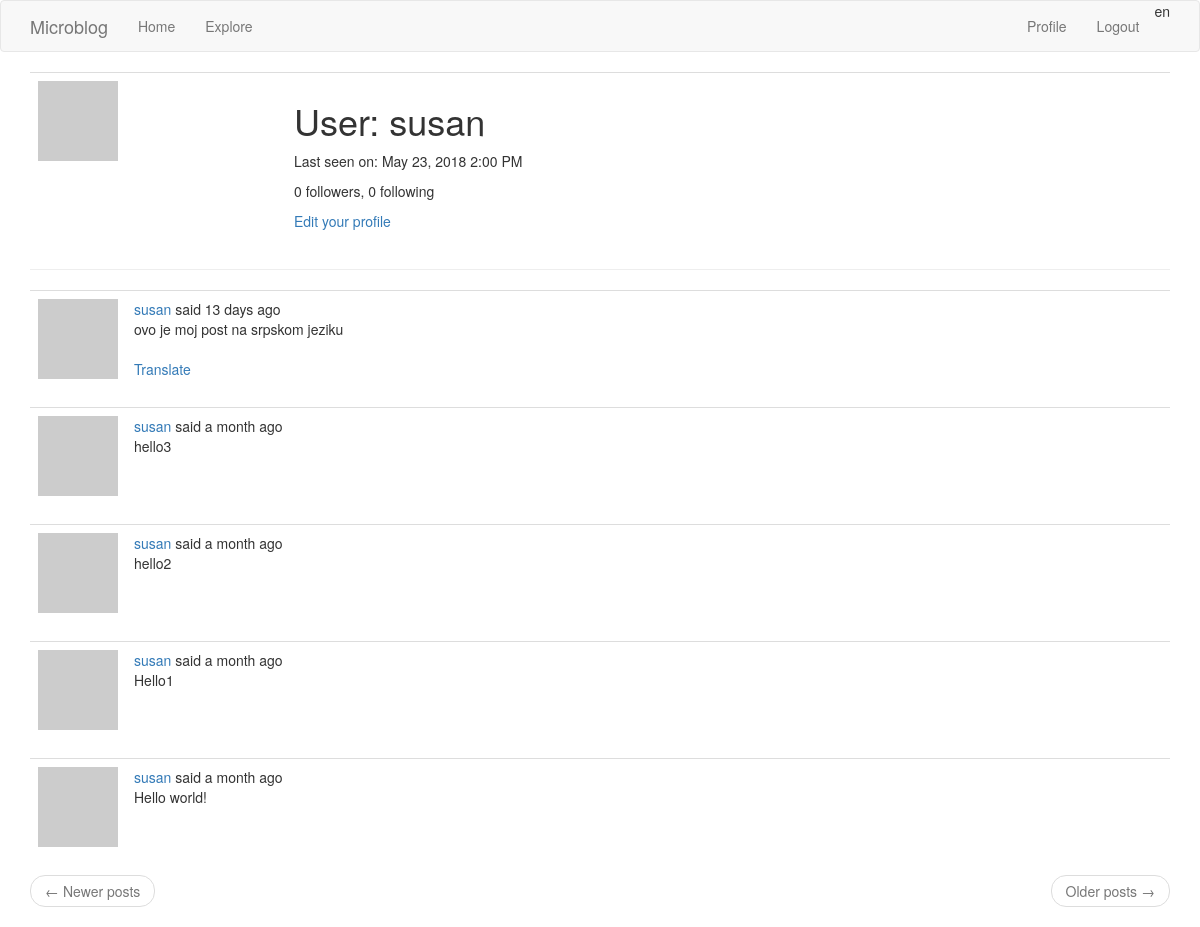
Before: /user/susan (signed in) with the older database file.
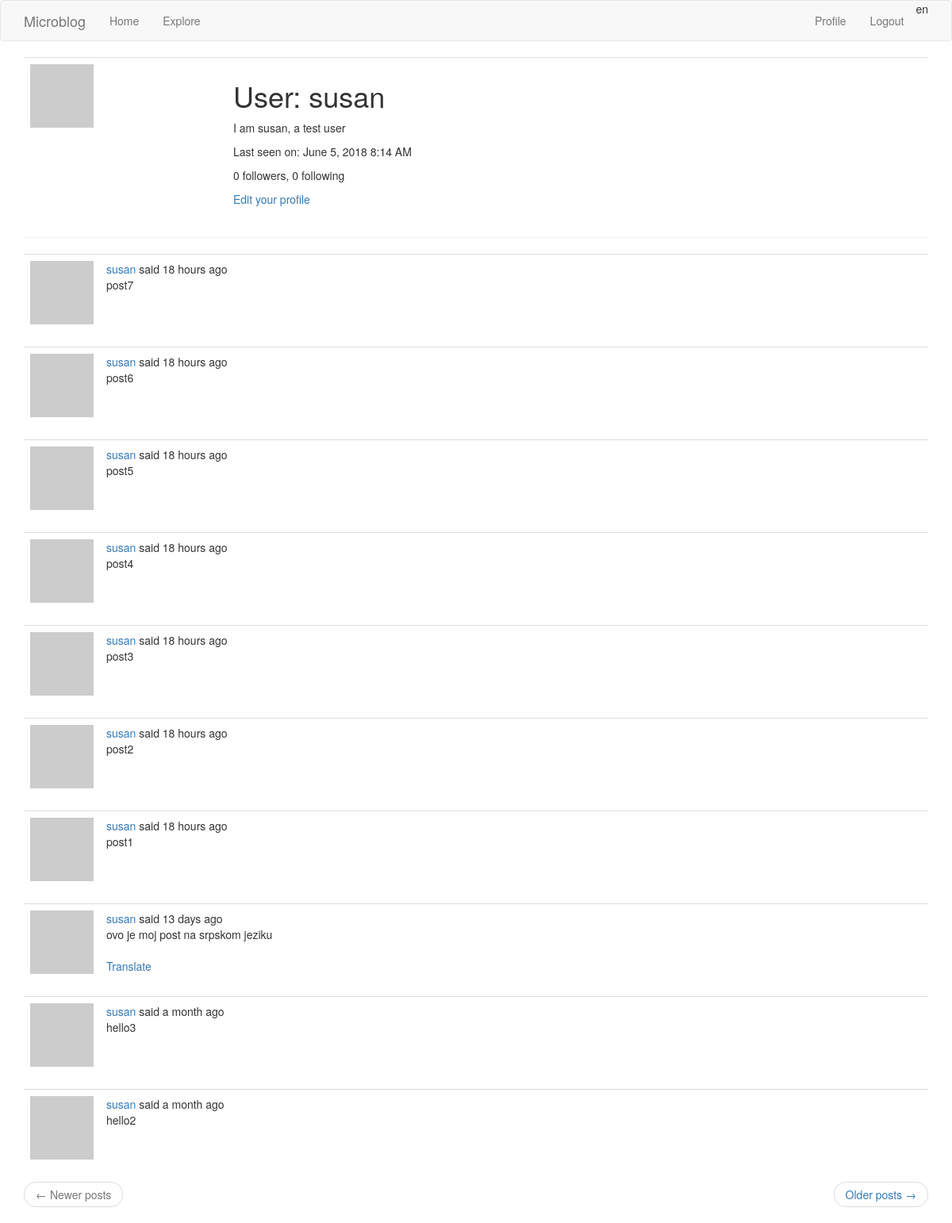
After: the same page with the newer database file.
### app1/models.py (models this page shows, shortened)
class User(UserMixin, db.Model):
    id = db.Column(db.Integer, primary_key=True)
    username = db.Column(db.String(64), index=True, unique=True)
    email = db.Column(db.String(120), index=True, unique=True)
    password_hash = db.Column(db.String(128))
    posts = db.relationship('Post', backref='author', lazy='dynamic')
    about_me = db.Column(db.String(140))
    last_seen = db.Column(db.DateTime, default=datetime.utcnow)
    follows = db.relationship(
        'User', secondary=followers,
        primaryjoin=(followers.c.follower_id == id),
        secondaryjoin=(followers.c.followed_id == id),
        backref=db.backref('followers', lazy='dynamic'), lazy='dynamic')
    def avatar(self, size):
        digest = md5(self.email.lower().encode('utf-8')).hexdigest()
        return 'https://www.gravatar.com/avatar/{}?d=identicon&s={}'.format(digest, size)

class Post(db.Model):
    id = db.Column(db.Integer, primary_key=True)
    body = db.Column(db.String(140))
    timestamp = db.Column(db.DateTime, index=True, default=datetime.utcnow)
    user_id = db.Column(db.Integer, db.ForeignKey('user.id'))
    language = db.Column(db.String(5))

### app1/main/routes.py (the view)
@bp.route('/user/<username>')
@login_required
def user(username):
    user = User.query.filter_by(username=username).first_or_404()
    page = request.args.get('page', 1, type=int)
    posts = user.posts.order_by(Post.timestamp.desc()).paginate(
        page, current_app.config['POSTS_PER_PAGE'], False)
    next_url = url_for('main.user', username=user.username,
                       page=posts.next_num) if posts.has_next else None
    prev_url = url_for('main.user', username=user.username,
                       page=posts.prev_num) if posts.has_prev else None
    return render_template('main/user.html', user=user, posts=posts.items,
                           next_url=next_url, prev_url=prev_url)

### app1/main/routes.py (called while the page is built)
@bp.before_app_request
def before_request():
    if current_user.is_authenticated:
        current_user.last_seen = datetime.utcnow()
        db.session.commit()
    g.locale = str(get_locale())

### app1/models.py (called while the page is built)
@login.user_loader
def load_user(id):
    return User.query.get(int(id))

### app1/templates/main/user.html
{% extends 'main/base.html' %}
{% block app_content %}
    <table class="table table-hover">
        <tr>
            <td width="256px"><img src="{{ user.avatar(256) }}"></td>
            <td>
                <h1>{{ _('User') }}: {{ user.username }}</h1>
                {% if user.about_me %}<p>{{ user.about_me }}</p>{% endif %}
                {% if user.last_seen %}
                <p>{{ _('Last seen on') }}: {{ moment(user.last_seen).format('LLL') }}</p>{% endif %}
                <p>{{ _('%(count)d followers', count=user.followers.count()) }},
                    {{ _('%(count)d following', count=user.follows.count()) }}</p>
                {% if user == current_user %}
                <p><a href="{{ url_for('main.edit_profile') }}">{{ _('Edit your profile') }}</a></p>
                {% elif not current_user.is_following(user) %}
                <p><a href="{{ url_for('main.follow', username=user.username) }}">{{ _('Follow') }}</a></p>
                {% else %}
                <p><a href="{{ url_for('main.unfollow', username=user.username) }}">{{ _('Unfollow') }}</a></p>
                {% endif %}
            </td>
        </tr>
    </table>
    <hr>
    {% for post in posts %}
   		{% include 'main/_post.html' %}
    {% endfor %}
    <nav aria-label="...">
        <ul class="pager">
            <li class="previous{% if not prev_url %} disabled{% endif %}">
                <a href="{{ prev_url or '#' }}">
                    <span aria-hidden="true">&larr;</span> {{ _('Newer posts') }}
                </a>
            </li>
            <li class="next{% if not next_url %} disabled{% endif %}">
                <a href="{{ next_url or '#' }}">
                   {{ _('Older posts') }} <span aria-hidden="true">&rarr;</span>
                </a>
            </li>
        </ul>
    </nav>
{% endblock %}

### app1/templates/main/base.html (shortened to what this page needs)
{% extends 'bootstrap/base.html' %}
{% block navbar %}
    <nav class="navbar navbar-default">
        <div class="container">
            <div class="navbar-header">
                <a class="navbar-brand" href="{{ url_for('main.index') }}">Microblog</a>
            </div>
            <div class="collapse navbar-collapse" id="bs-example-navbar-collapse-1">
                <ul class="nav navbar-nav">
                    <li><a href="{{ url_for('main.index') }}">{{ _('Home') }}</a></li>
                    <li><a href="{{ url_for('main.explore') }}">{{ _('Explore') }}</a></li>
                </ul>
                <ul class="nav navbar-nav navbar-right">
                    {% if current_user.is_anonymous %}
                    <li><a href="{{ url_for('auth.login') }}">{{ _('Login') }}</a></li>
                    {% else %}
                    <li><a href="{{ url_for('main.user', username=current_user.username) }}">{{ _('Profile') }}</a></li>
                    <li><a href="{{ url_for('auth.logout') }}">{{ _('Logout') }}</a></li>
                    <li><p>{{ g.locale }}</p></li>
                    {% endif %}
                </ul>
            </div>
        </div>
    </nav>
{% endblock %}
{% block content %}
    <div class="container">
        {% block app_content %}
        {% endblock %}
    </div>
{% endblock %}

### app1/templates/main/_post.html (shortened to what this page needs)
<table class="table table-hover">
    <tr>
        <td width="70px">
            <a href="{{ url_for('main.user', username=post.author.username) }}">
                <img src="{{ post.author.avatar(70) }}" />
            </a>
        </td>
        <td>
            {{ _('%(username)s said %(when)s',
                username=user_link, when=moment(post.timestamp).fromNow()) }}
            <br>
            <span id="post{{ post.id }}">{{ post.body }}</span>
            <br><br>
             {% if post.language and post.language != g.locale %}
                <span id="translation{{ post.id }}">
                    <a href="javascript:translate_js(
                                '#post{{ post.id }}',
                                '#translation{{ post.id }}',
                                '{{ post.language }}',
                                '{{ g.locale }}');">{{ _('Translate') }}</a>
                </span>
             {% endif %}
        </td>
    </tr>
</table>

Changed rows visible on the page:
no longer on this page (row unchanged): Post: body "Hello1"
no longer on this page (row unchanged): Post: body "Hello world!"
changed User "susan": about_me (not shown) → "I am susan, a test user"; last_seen "May 23, 2018 2:00 PM" → "June 5, 2018 8:14 AM"
added Post: body "post7"
added Post: body "post6"
added Post: body "post5"
added Post: body "post4"
added Post: body "post3"
added Post: body "post2"
added Post: body "post1"
